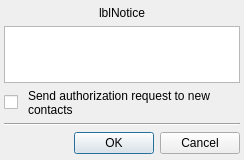
<?xml version="1.0" encoding="UTF-8"?>
<ui version="4.0">
 <class>ExchangeApproveDialogClass</class>
 <widget class="QDialog" name="ExchangeApproveDialogClass">
  <property name="geometry">
   <rect>
    <x>0</x>
    <y>0</y>
    <width>244</width>
    <height>150</height>
   </rect>
  </property>
  <property name="sizePolicy">
   <sizepolicy hsizetype="Expanding" vsizetype="Preferred">
    <horstretch>0</horstretch>
    <verstretch>0</verstretch>
   </sizepolicy>
  </property>
  <layout class="QGridLayout" name="gridLayout">
   <property name="leftMargin">
    <number>4</number>
   </property>
   <property name="topMargin">
    <number>6</number>
   </property>
   <property name="rightMargin">
    <number>4</number>
   </property>
   <property name="bottomMargin">
    <number>6</number>
   </property>
   <property name="horizontalSpacing">
    <number>4</number>
   </property>
   <item row="2" column="0">
    <widget class="QCheckBox" name="chbSubscribe">
     <property name="sizePolicy">
      <sizepolicy hsizetype="Maximum" vsizetype="Maximum">
       <horstretch>0</horstretch>
       <verstretch>0</verstretch>
      </sizepolicy>
     </property>
     <property name="text">
      <string/>
     </property>
    </widget>
   </item>
   <item row="4" column="0" colspan="2">
    <widget class="QDialogButtonBox" name="btbButtons">
     <property name="standardButtons">
      <set>QDialogButtonBox::Cancel|QDialogButtonBox::Ok</set>
     </property>
    </widget>
   </item>
   <item row="0" column="0" colspan="2">
    <widget class="QLabel" name="lblNotice">
     <property name="sizePolicy">
      <sizepolicy hsizetype="Expanding" vsizetype="Preferred">
       <horstretch>0</horstretch>
       <verstretch>0</verstretch>
      </sizepolicy>
     </property>
     <property name="text">
      <string notr="true">lblNotice</string>
     </property>
     <property name="textFormat">
      <enum>Qt::PlainText</enum>
     </property>
     <property name="alignment">
      <set>Qt::AlignCenter</set>
     </property>
     <property name="wordWrap">
      <bool>true</bool>
     </property>
    </widget>
   </item>
   <item row="2" column="1">
    <widget class="QLabel" name="label">
     <property name="sizePolicy">
      <sizepolicy hsizetype="Expanding" vsizetype="Preferred">
       <horstretch>0</horstretch>
       <verstretch>0</verstretch>
      </sizepolicy>
     </property>
     <property name="text">
      <string>Send authorization request to new contacts</string>
     </property>
     <property name="wordWrap">
      <bool>true</bool>
     </property>
    </widget>
   </item>
   <item row="3" column="0" colspan="2">
    <widget class="Line" name="line">
     <property name="sizePolicy">
      <sizepolicy hsizetype="Expanding" vsizetype="Fixed">
       <horstretch>0</horstretch>
       <verstretch>0</verstretch>
      </sizepolicy>
     </property>
     <property name="orientation">
      <enum>Qt::Horizontal</enum>
     </property>
    </widget>
   </item>
   <item row="1" column="0" colspan="2">
    <widget class="QTableWidget" name="tbwItems">
     <attribute name="horizontalHeaderHighlightSections">
      <bool>false</bool>
     </attribute>
     <attribute name="verticalHeaderHighlightSections">
      <bool>false</bool>
     </attribute>
    </widget>
   </item>
   <item row="5" column="0">
    <spacer name="verticalSpacer">
     <property name="orientation">
      <enum>Qt::Vertical</enum>
     </property>
     <property name="sizeHint" stdset="0">
      <size>
       <width>20</width>
       <height>40</height>
      </size>
     </property>
    </spacer>
   </item>
  </layout>
 </widget>
 <layoutdefault spacing="6" margin="11"/>
 <resources/>
 <connections/>
</ui>
